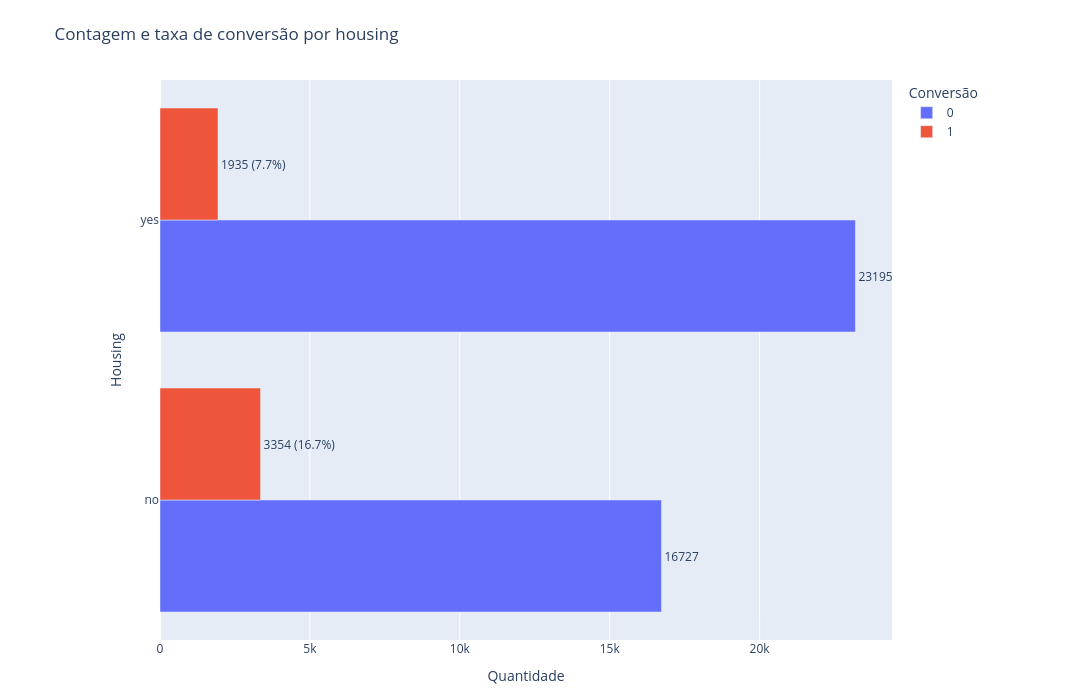

Notebook code cell kept with this figure:
### Markdown cell above
### Housing (tem empréstimo habitacional ou não)

### Code cell
plot_conversion_bar(dados, 'housing')

### Figure 1 — Plotly figure (JSON) as saved in the notebook; plotly's stock layout.template omitted (floating-point values rounded to 4 significant figures)
{"data": [{"alignmentgroup": "True", "cliponaxis": false, "hovertemplate": "Conversão=0<br>Quantidade=%{x}<br>Housing=%{y}<br>label=%{text}<extra></extra>", "legendgroup": "0", "marker": {"color": "#636EFA", "pattern": {"shape": ""}}, "name": "0", "offsetgroup": "0", "orientation": "h", "showlegend": true, "text": ["16727", "23195"], "textposition": "outside", "type": "bar", "x": [16727, 23195], "xaxis": "x", "y": ["no", "yes"], "yaxis": "y"}, {"alignmentgroup": "True", "cliponaxis": false, "hovertemplate": "Conversão=1<br>Quantidade=%{x}<br>Housing=%{y}<br>label=%{text}<extra></extra>", "legendgroup": "1", "marker": {"color": "#EF553B", "pattern": {"shape": ""}}, "name": "1", "offsetgroup": "1", "orientation": "h", "showlegend": true, "text": ["3354 (16.7%)", "1935 (7.7%)"], "textposition": "outside", "type": "bar", "x": [3354, 1935], "xaxis": "x", "y": ["no", "yes"], "yaxis": "y"}], "layout": {"barmode": "group", "height": 700, "legend": {"title": {"text": "Conversão"}, "tracegroupgap": 0}, "margin": {"b": 60, "l": 160, "r": 200, "t": 80}, "title": {"text": "Contagem e taxa de conversão por housing"}, "width": 1200, "xaxis": {"anchor": "y", "domain": [0, 1], "title": {"text": "Quantidade"}}, "yaxis": {"anchor": "x", "domain": [0, 1], "title": {"text": "Housing"}}}}
